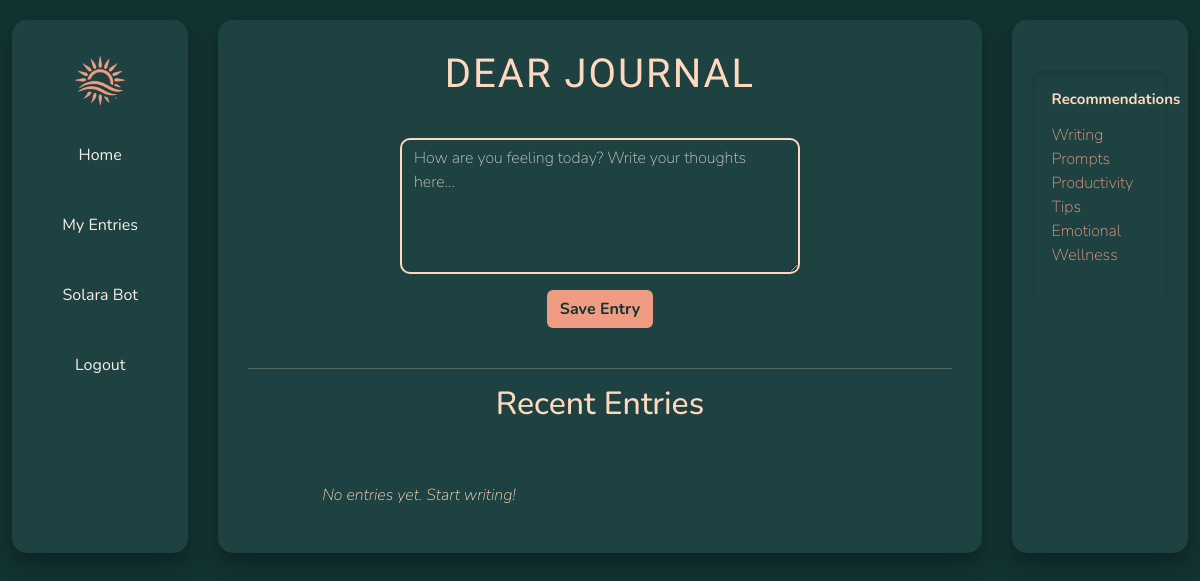
Page /journal/journal_entry/ (signed in) on the earlier database version.
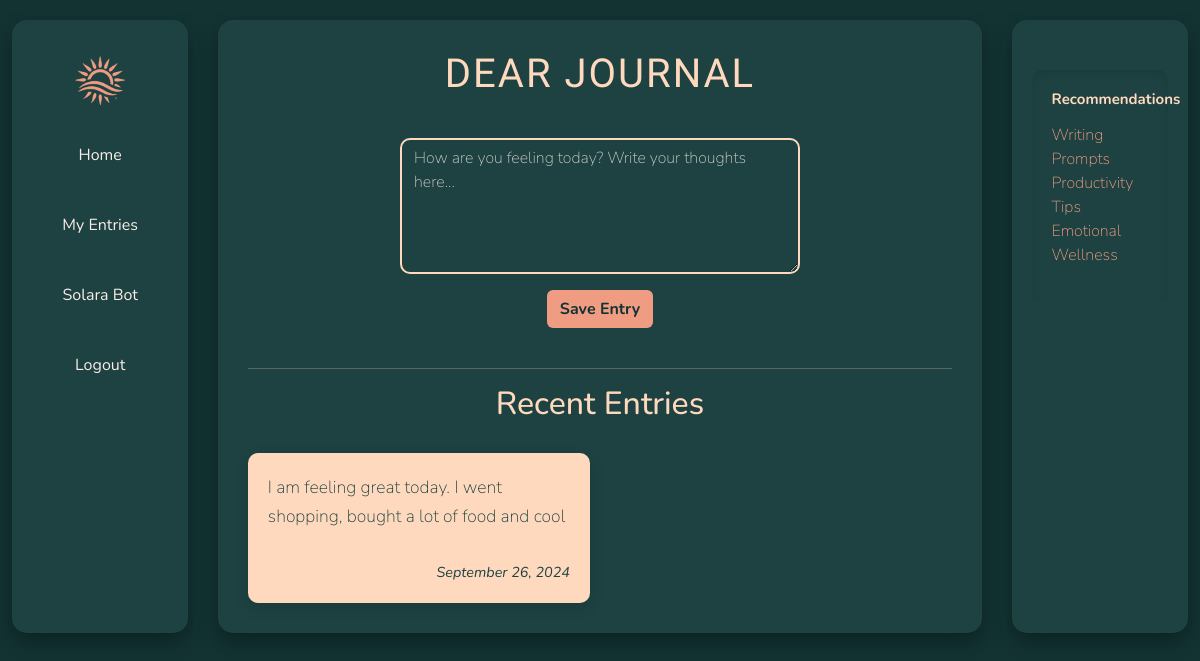
Same page on the later database version.
### journal/models.py (models this page shows, shortened)
class JournalEntry(models.Model):
    user = models.ForeignKey(User, on_delete=models.CASCADE)
    content = models.TextField()
    sentiment = models.CharField(max_length=50)
    created_at = models.DateTimeField(auto_now_add=True)

### journal/views.py (the view)
# urls.py: path('journal_entry/', views.journal_entry, name='journal_entry'),
def journal_entry(request):
    if request.method == 'POST':
        form = JournalEntryForm(request.POST)
        if form.is_valid():
            entry = form.save(commit= False)
            entry.user = request.user
            entry.save()
            return redirect('journal_details', entry_id=entry.id)
    else:
        form = JournalEntryForm()
    entries = JournalEntry.objects.filter(user=request.user).order_by('-created_at')[:3]
    return render(request, 'journal.html', {
        'form': form,
        'entries': entries
    })

### journal/forms.py
class JournalEntryForm(forms.ModelForm):
    class Meta:
        model = JournalEntry
        fields = ['content']
        widgets = {
            'content': forms.Textarea(attrs={
                'class': 'form-control',
                'placeholder': 'How are you feeling today? Write your thoughts here...',
                'rows': 5,
            })
        }

### templates/journal.html (shortened to what this page needs)
{% extends "base.html" %}
{% load static %}
{% block content %}
{% if user.is_authenticated %}
<div class="container-fluid journal-details-layout">
    <div class="sidebar-left">
        <a href=""><img src="{% static 'Images/logo.png' %}" alt="Logo" class="logo"></a>
        <nav class="nav flex-column">
            <a class="nav-link active" href=" {% url "index" %} ">Home</a>
            <a class="nav-link" href="{% url 'my_entries' %}">My Entries</a>
            <a class="nav-link" href="{% url 'chatbot' %}">Solara Bot</a>
            <a class="nav-link" href="{% url "logout" %}">Logout</a>
        </nav>
    </div>
    <div class="journal-content">
        <div class="header">
            <h1 class="text-center">Dear Journal</h1>
        </div>
        <form method="post" class="journal-form">
            <div class="form-group mb-3">
                {{ form.content }}
            </div>
            <div class="text-center">
                <button type="submit" class="btn btn-custom">Save Entry</button>
            </div>
        </form>
        <hr class="divider">
        <h2 class="text-center">Recent Entries</h2>
        <div class="entries">
            {% for entry in entries %}
                <div class="entry-card" onclick="window.location.href='{% url 'journal_details' entry.id %}'">
                    <p class="entry-content">{{ entry.content|truncatewords:20 }}</p>
                    <small class="date">{{ entry.created_at|date:"F j, Y" }}</small>
                </div>
            {% empty %}
                <p class="no-entries">No entries yet. Start writing!</p>
            {% endfor %}
        </div>
    </div>
    <div class="sidebar-right">
        <div class="recommendations">
            <h3>Recommendations</h3>
            <ul class="list-unstyled">
                <li><a href="#">Writing Prompts</a></li>
                <li><a href="#">Productivity Tips</a></li>
                <li><a href="#">Emotional Wellness</a></li>
            </ul>
        </div>
    </div>
</div>
{% endif %}
{% endblock %}

Differences in the rows shown:
now on this page (row edited): JournalEntry: content "I am feeling great today. I went shopping, bought a lot of food and cool…", created_at "September 26, 2024"
Other differences:
text no longer shown: "No entries yet. Start writing!"
